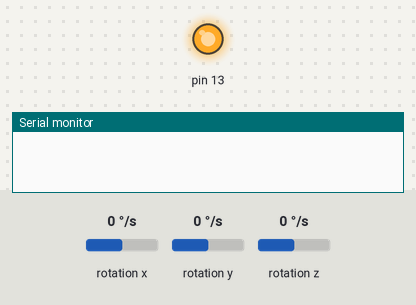
Bench run of a sketch on a simulated Arduino Uno, built with avr-gcc and run on an emulated ATmega328P. On the bench: output pins drawn as LEDs (lit = HIGH), the last lines printed to the serial monitor. Wiring (inferred from the names in the program): MPU-6050 motion sensor at I2C address 0x68. Inputs (shaded band) come from the test bench; at power-on: rotation x 0 °/s, rotation y 0 °/s, rotation z 0 °/s.

Above: at 0.1 s.
At 5.9 s:
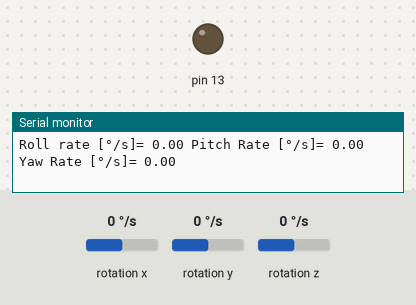
Timing chart, 0 to 7.4 s (numbered marks = the images above):
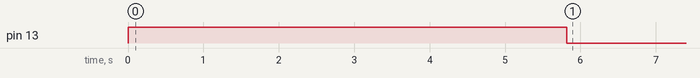

The sketch:

Teensy_firstGyro_V2.ino
```cpp
#include <Wire.h>

float RateRoll, RatePitch, RateYaw;

float RateCalibrationRoll, RateCalibrationPitch, RateCalibrationYaw;
int RateCalibrationNumber; //Declare the calibration variables

void gyro_signals(void) {
 Wire.beginTransmission(0x68); //Start I2C communication with the gyro

 Wire.write(0x1A);
 Wire.write(0x05);
 Wire.endTransmission(); //Switch on the lowpass filter

 Wire.beginTransmission(0x68);
 Wire.write(0x1B);
 Wire.write(0x8);
 Wire.endTransmission(); //Set the sensitivity scale factor

 Wire.beginTransmission(0x68);
 Wire.write(0x43);
 Wire.endTransmission(); //Access registers storing gyro measurements

 Wire.requestFrom(0x68,6); //Request 6 bytes from the MPU-6050 such that you can pull the information of the 6 registers 43 to 48 from the sensor.

 int16_t GyroX=Wire.read()<<8 | Wire.read(); //(merging information of 2 8bit Registers)
 int16_t GyroY=Wire.read()<<8 | Wire.read();
 int16_t GyroZ=Wire.read()<<8 | Wire.read();//Read the gyro measurements around theX, Y and Z axis

 RateRoll=(float)GyroX/65.5;
 RatePitch=(float)GyroY/65.5;
 RateYaw=(float)GyroZ/65.5; //Convert the measurement units to °/s
}
void setup() {
 Serial.begin(57600);
 pinMode(13, OUTPUT);
 digitalWrite(13, HIGH);

 Wire.setClock(400000); //speed: 400 kHz
 Wire.begin(); //Set the clock speed of I2C
 delay(250); //giving her time to start

 Wire.beginTransmission(0x68);
 Wire.write(0x6B);
 Wire.write(0x00); //Start the gyro in power mode

 Wire.endTransmission();

 for (RateCalibrationNumber=0; RateCalibrationNumber<2000; RateCalibrationNumber ++) {
   gyro_signals(); // Perform the calibration measurements
   RateCalibrationRoll+=RateRoll;
   RateCalibrationPitch+=RatePitch;
   RateCalibrationYaw+=RateYaw;
   delay(1); //2000 measurements à 1ms
 }

 RateCalibrationRoll/=2000;
 RateCalibrationPitch/=2000;
 RateCalibrationYaw/=2000; //calculating the avege value

 digitalWrite(13, LOW);
}

void loop() {
 gyro_signals();

 RateRoll-=RateCalibrationRoll; //correcting the values
 RatePitch-=RateCalibrationPitch;
 RateYaw-=RateCalibrationYaw;

 Serial.print("Roll rate [°/s]= ");
 Serial.print(RateRoll);
 Serial.print(" Pitch Rate [°/s]= ");
 Serial.print(RatePitch); //Call the predefined function to read the gyro measurements
 Serial.print(" Yaw Rate [°/s]= ");
 Serial.println(RateYaw);
 delay(50);
}
```
